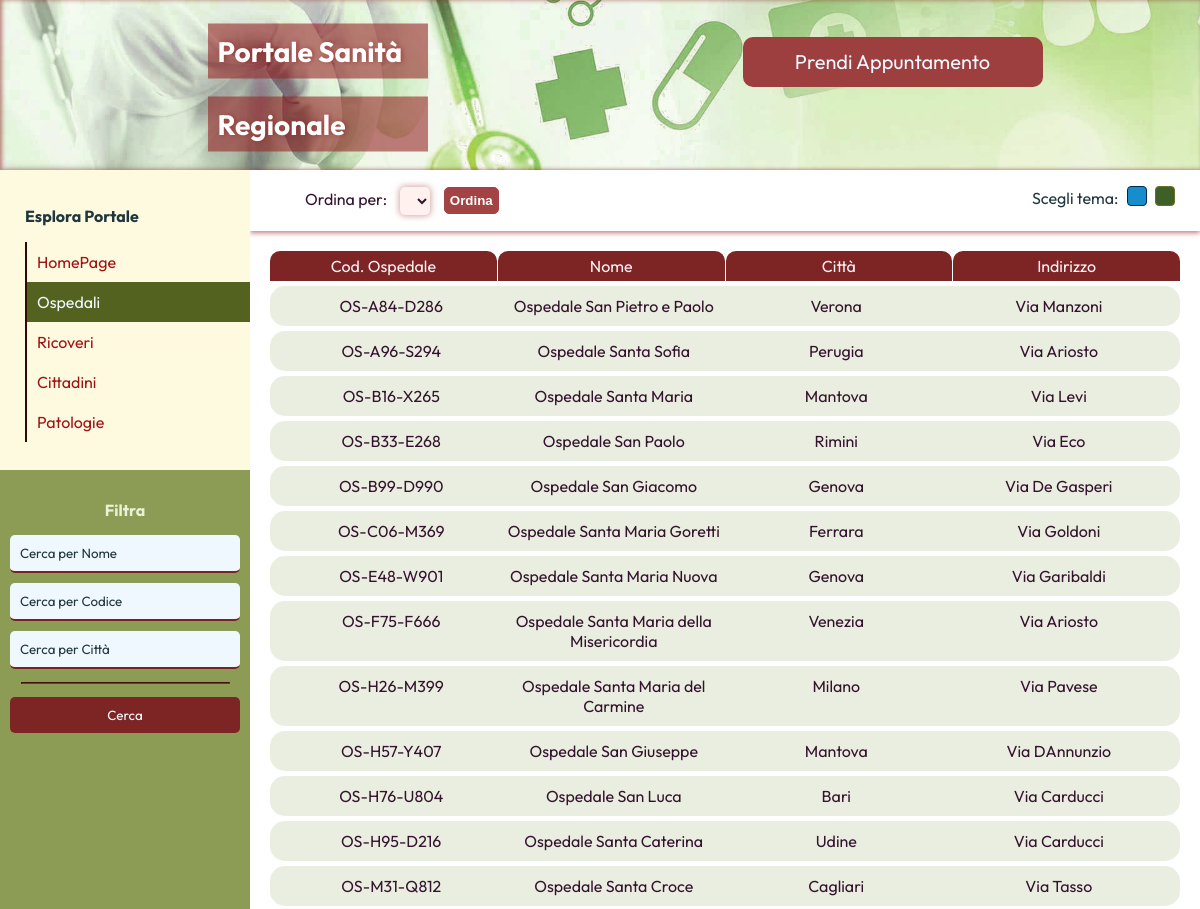
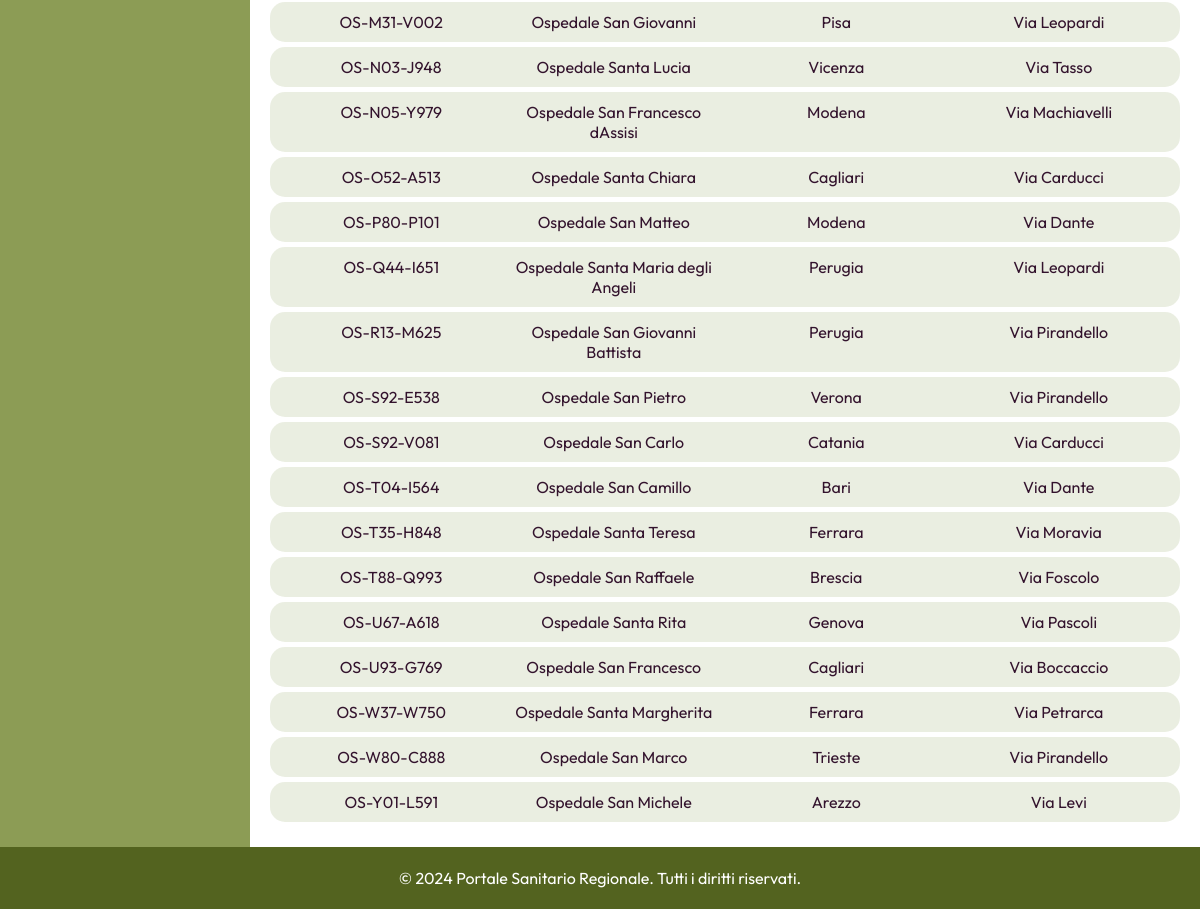
Screenshot of /pages/ospedale.php with the database file from the repository (2 pictures, top to bottom).
### tables this page shows
CREATE TABLE OSPEDALE (
    CODospedale VARCHAR(11) PRIMARY KEY,
    NOMEospedale VARCHAR(50),
    CITTAospedale VARCHAR(50),
    INDIRIZZOospedale VARCHAR(50),
    DIRETTORESANITARIOospedale VARCHAR(20)
);

### php/functions.php (the view, shortened to what this page needs)
<?php
function buildShowOspedaliSqlQuery($nome, $codice, $citta, $order) {
    $sql = "SELECT * FROM OSPEDALE WHERE 1=1";
    return $sql;
}
    ?>
    <?php
function displayOspedaleRecord($riga) {
    ?>
    <div class="records-ospedale">
        <div><?php echo htmlspecialchars($riga["CODospedale"]); ?></div>
        <div><?php echo htmlspecialchars($riga["NOMEospedale"]); ?></div>
        <div><?php echo htmlspecialchars($riga["CITTAospedale"]); ?></div>
        <div><?php echo htmlspecialchars($riga["INDIRIZZOospedale"]); ?></div>
    </div>
    <?php
}
    ?>

### php/ResultOspedale.php (shortened to what this page needs)
<?php
include '../php/functions.php';
$conn = connectDb();
$nome = $_SESSION['nome'] ?? '';
$codice = $_SESSION['codice'] ?? '';
$citta = $_SESSION['citta'] ?? '';
$order = $_SESSION['order'] ?? '';
$sql = buildShowOspedaliSqlQuery($nome, $codice, $citta, $order);
$result = $conn->query($sql);
if ($result->num_rows > 0) {
    foreach($result as $riga) {
        displayOspedaleRecord($riga);
    }
} else {
    displayNoResults();
}
?>

### css/header.css (style rules this page uses)
header { background-image: url("../img/headerBackground.jpg"); background-color: rgb(109, 109, 36); background-size: cover; background-position: center; margin: 0px !important; display: grid; grid-template-columns: auto auto; box-shadow: 2px 0px 4px #95272798 inset; }
body { margin:0px !important; }
h1 { text-shadow: 2px 0px 4px #95272798; color:aliceblue; margin-left:50px; font-size: 28px; font-family: "Outfit", sans-serif; font-optical-sizing: auto; font-weight: bold; font-style: normal; }
#first,#second { width:200px; position: relative; top: 30px; transform: translateY(-50%); background-color: #95272798; padding: 10px; color: white; font-weight: bold; font-size: 28px; font-family: "Outfit", sans-serif; text-shadow: 2px 0px 4px #95272798; }
#MakeAnAppointment { height: 50px; width: 300px; margin-top: 35px; border-radius:10px; background-color: #9d3f3f; font-family: "Outfit", sans-serif;; padding:10px; border:none; font-size:20px; transition: 0.5s; }
@media screen and (min-width: 700px) { header { height: 170px; grid-template-columns: auto auto; justify-content: space-around; align-content: space-around; } }
.header-link, .header-link:visited { color:aliceblue; text-decoration: none; }

### css/navbar.css (style rules this page uses)
.sidebar { height: 280px; width: 250px; position: relative; left: 0; background-color: #fefae0; padding-top: 20px; }
.sidebar a { margin-left: 25px; font-family: "Outfit", sans-serif; padding: 10px; text-decoration: none; color:#9f1313; display: block; transition: 0.5s; border-left: 2px solid #2f0808; }
.active { background-color: #53631f; color:aliceblue !important ; }
#navbar-text { font-family: "Outfit", sans-serif; font-weight: bolder; padding-left: 25px; color:#1f373d }

### css/filtroRicerca.css (style rules this page uses)
.title-search-container { font-weight: bolder; margin: 10px 20px; font-family: "Outfit", sans-serif; text-align: center; }
.search-container { width: 230px; padding: 10px; padding-top: 20px; background-color:#8c9c55; color: #ebf1d7; height: auto; }
::placeholder { color: #1f373d; font-family: "Outfit", sans-serif; }
hr { width: 90%; border-color: #952727; }
.search-container input[type=text], .search-container input[type=date], .search-container input[type=number] { width: 210px; padding: 10px; margin: 5px 0; border: none; background-color: aliceblue; font-family: "Outfit", sans-serif; border:none; border-bottom: 2px solid #792222; color: #1f373d; outline: none; border-radius: 5px; }
.search-container input[type=text]::after { border-bottom: 2px solid #ff0000 }
.search-container input[type=submit] { font-family: "Outfit", sans-serif; width: 100%; padding: 10px; margin: 5px 0; border: none; background-color: #7d2525; color: white; cursor: pointer; transition: 0.3s; border-radius: 5px; }

### css/footer.css (style rules this page uses)
footer { font-family: "Outfit", sans-serif; background-color: #53631f; color: white; text-align: center; width: 100%; padding: 5px 0; margin-top: auto; }

### css/general.css (style rules this page uses)
body { display: flex; flex-direction: column; min-height: 100vh; margin: 0; }

### css/results.css (style rules this page uses)
.displayer-results { width: 100%; }
.titles-results-ospedale { width: 100%; margin-bottom: 5px; display: grid; grid-template-columns: minmax(30px,1fr) minmax(30px,1fr) minmax(30px,1fr) minmax(30px,1fr); align-content: center; grid-gap:1px; justify-content: normal; }
.titles-elements-ospedale { padding-top: 5px; padding-bottom: 5px; text-align: center; border-radius: 10px 10px 0px 0px; background-color: #7d2525; width: 100%; color:rgb(255 242 247) !important; }
.records-ospedale { padding:10px; border-radius: 15px; margin-bottom:5px; background-color: #8b9c552d; text-align: center; padding-left:10px; display: grid; grid-template-columns: minmax(30px,1fr) minmax(30px,1fr) minmax(30px,1fr) minmax(30px,1fr); align-content: center; justify-content: normal; }
::placeholder { color:#1f373d; font-family: "Outfit", sans-serif; }

### rows the page displays
ospedale: CODospedale "OS-A84-D286", NOMEospedale "Ospedale San Pietro e Paolo", CITTAospedale "Verona", INDIRIZZOospedale "Via Manzoni"
ospedale: CODospedale "OS-A96-S294", NOMEospedale "Ospedale Santa Sofia", CITTAospedale "Perugia", INDIRIZZOospedale "Via Ariosto"
ospedale: CODospedale "OS-B16-X265", NOMEospedale "Ospedale Santa Maria", CITTAospedale "Mantova", INDIRIZZOospedale "Via Levi"
ospedale: CODospedale "OS-B33-E268", NOMEospedale "Ospedale San Paolo", CITTAospedale "Rimini", INDIRIZZOospedale "Via Eco"
ospedale: CODospedale "OS-B99-D990", NOMEospedale "Ospedale San Giacomo", CITTAospedale "Genova", INDIRIZZOospedale "Via De Gasperi"
ospedale: CODospedale "OS-C06-M369", NOMEospedale "Ospedale Santa Maria Goretti", CITTAospedale "Ferrara", INDIRIZZOospedale "Via Goldoni"
ospedale: CODospedale "OS-E48-W901", NOMEospedale "Ospedale Santa Maria Nuova", CITTAospedale "Genova", INDIRIZZOospedale "Via Garibaldi"
ospedale: CODospedale "OS-F75-F666", NOMEospedale "Ospedale Santa Maria della Misericordia", CITTAospedale "Venezia", INDIRIZZOospedale "Via Ariosto"
ospedale: CODospedale "OS-H26-M399", NOMEospedale "Ospedale Santa Maria del Carmine", CITTAospedale "Milano", INDIRIZZOospedale "Via Pavese"
ospedale: CODospedale "OS-H57-Y407", NOMEospedale "Ospedale San Giuseppe", CITTAospedale "Mantova", INDIRIZZOospedale "Via DAnnunzio"
ospedale: CODospedale "OS-H76-U804", NOMEospedale "Ospedale San Luca", CITTAospedale "Bari", INDIRIZZOospedale "Via Carducci"
ospedale: CODospedale "OS-H95-D216", NOMEospedale "Ospedale Santa Caterina", CITTAospedale "Udine", INDIRIZZOospedale "Via Carducci"
ospedale: CODospedale "OS-M31-Q812", NOMEospedale "Ospedale Santa Croce", CITTAospedale "Cagliari", INDIRIZZOospedale "Via Tasso"
ospedale: CODospedale "OS-M31-V002", NOMEospedale "Ospedale San Giovanni", CITTAospedale "Pisa", INDIRIZZOospedale "Via Leopardi"
ospedale: CODospedale "OS-N03-J948", NOMEospedale "Ospedale Santa Lucia", CITTAospedale "Vicenza", INDIRIZZOospedale "Via Tasso"
ospedale: CODospedale "OS-N05-Y979", NOMEospedale "Ospedale San Francesco dAssisi", CITTAospedale "Modena", INDIRIZZOospedale "Via Machiavelli"
ospedale: CODospedale "OS-O52-A513", NOMEospedale "Ospedale Santa Chiara", CITTAospedale "Cagliari", INDIRIZZOospedale "Via Carducci"
ospedale: CODospedale "OS-P80-P101", NOMEospedale "Ospedale San Matteo", CITTAospedale "Modena", INDIRIZZOospedale "Via Dante"
ospedale: CODospedale "OS-Q44-I651", NOMEospedale "Ospedale Santa Maria degli Angeli", CITTAospedale "Perugia", INDIRIZZOospedale "Via Leopardi"
ospedale: CODospedale "OS-R13-M625", NOMEospedale "Ospedale San Giovanni Battista", CITTAospedale "Perugia", INDIRIZZOospedale "Via Pirandello"
ospedale: CODospedale "OS-S92-E538", NOMEospedale "Ospedale San Pietro", CITTAospedale "Verona", INDIRIZZOospedale "Via Pirandello"
ospedale: CODospedale "OS-S92-V081", NOMEospedale "Ospedale San Carlo", CITTAospedale "Catania", INDIRIZZOospedale "Via Carducci"
ospedale: CODospedale "OS-T04-I564", NOMEospedale "Ospedale San Camillo", CITTAospedale "Bari", INDIRIZZOospedale "Via Dante"
ospedale: CODospedale "OS-T35-H848", NOMEospedale "Ospedale Santa Teresa", CITTAospedale "Ferrara", INDIRIZZOospedale "Via Moravia"
ospedale: CODospedale "OS-T88-Q993", NOMEospedale "Ospedale San Raffaele", CITTAospedale "Brescia", INDIRIZZOospedale "Via Foscolo"
ospedale: CODospedale "OS-U67-A618", NOMEospedale "Ospedale Santa Rita", CITTAospedale "Genova", INDIRIZZOospedale "Via Pascoli"
ospedale: CODospedale "OS-U93-G769", NOMEospedale "Ospedale San Francesco", CITTAospedale "Cagliari", INDIRIZZOospedale "Via Boccaccio"
ospedale: CODospedale "OS-W37-W750", NOMEospedale "Ospedale Santa Margherita", CITTAospedale "Ferrara", INDIRIZZOospedale "Via Petrarca"
ospedale: CODospedale "OS-W80-C888", NOMEospedale "Ospedale San Marco", CITTAospedale "Trieste", INDIRIZZOospedale "Via Pirandello"
ospedale: CODospedale "OS-Y01-L591", NOMEospedale "Ospedale San Michele", CITTAospedale "Arezzo", INDIRIZZOospedale "Via Levi"
